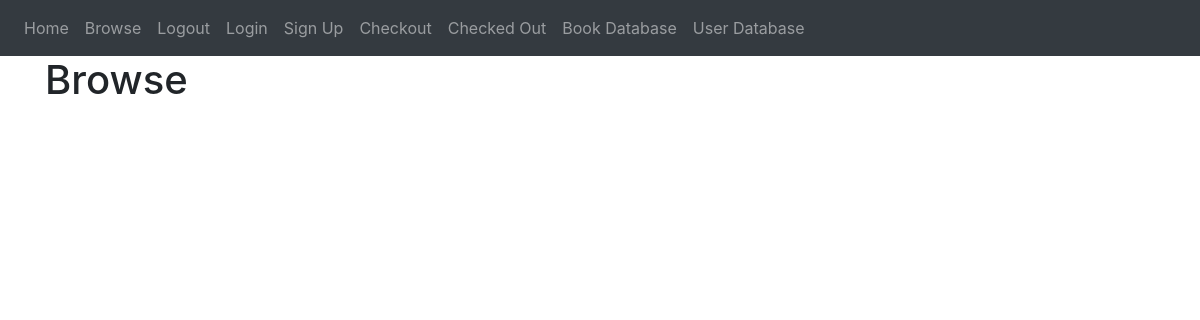
The app's page /browse, older data.
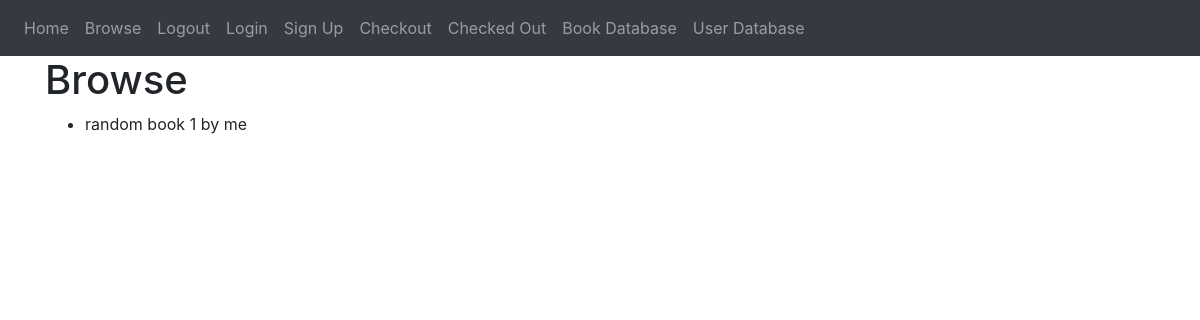
The same page, newer data.
### website/models.py (models this page shows)
class Book(db.Model):
    id = db.Column(db.Integer, primary_key=True)
    title = db.Column(db.String(100))
    authorname = db.Column(db.String(100))

### website/views.py (the view)
@views.route("/browse")
def browse():
    books = Book.query.all()
    return render_template("browse.html", books=books)

### website/templates/browse.html
{% extends "base.html" %}
{% block content %}
  <h1>Browse</h1>
  <ul>
    {% for book in books %}
      <li>{{ book.title }} by {{ book.authorname }}</li>
    {% endfor %}
  </ul>
{% endblock %}

### website/templates/base.html (shortened to what this page needs)
<!DOCTYPE html>
<html>
  <head>
    <link
      rel="stylesheet"
      href="https://stackpath.bootstrapcdn.com/bootstrap/4.4.1/css/bootstrap.min.css"
    />
    <link
      rel="stylesheet"
      href="https://stackpath.bootstrapcdn.com/font-awesome/4.7.0/css/font-awesome.min.css"
    />
  </head>
  <body>
    <nav class="navbar navbar-expand-lg navbar-dark bg-dark">
      <div class="collapse navbar-collapse" id="navbar">
        <div class="navbar-nav">
          <a class="nav-item nav-link" id="home" href="/">Home</a>
          <a class="nav-item nav-link" id="browse" href="/browse">Browse</a>
          <a class="nav-item nav-link" id="logout" href="/">Logout</a>
          <a class="nav-item nav-link" id="login" href="/login">Login</a>
          <a class="nav-item nav-link" id="signUp" href="/signup">Sign Up</a>
          <a class="nav-item nav-link" id="checkout" href="/checkout">Checkout</a>
          <a class="nav-item nav-link" id="checkedBooks" href="/checkedBooks">Checked Out</a>
          <a class="nav-item nav-link" id="bookBase" href="/bookBase">Book Database</a>
          <a class="nav-item nav-link" id="userBase" href="/userBase">User Database</a>
        </div>
      </div>
    </nav>
    <div class="container">{% block content %} {% endblock %}</div>
  </body>
</html>

Row changes from the older to the newer data that the page shows:
added Book: title "random book 1", authorname "me"
